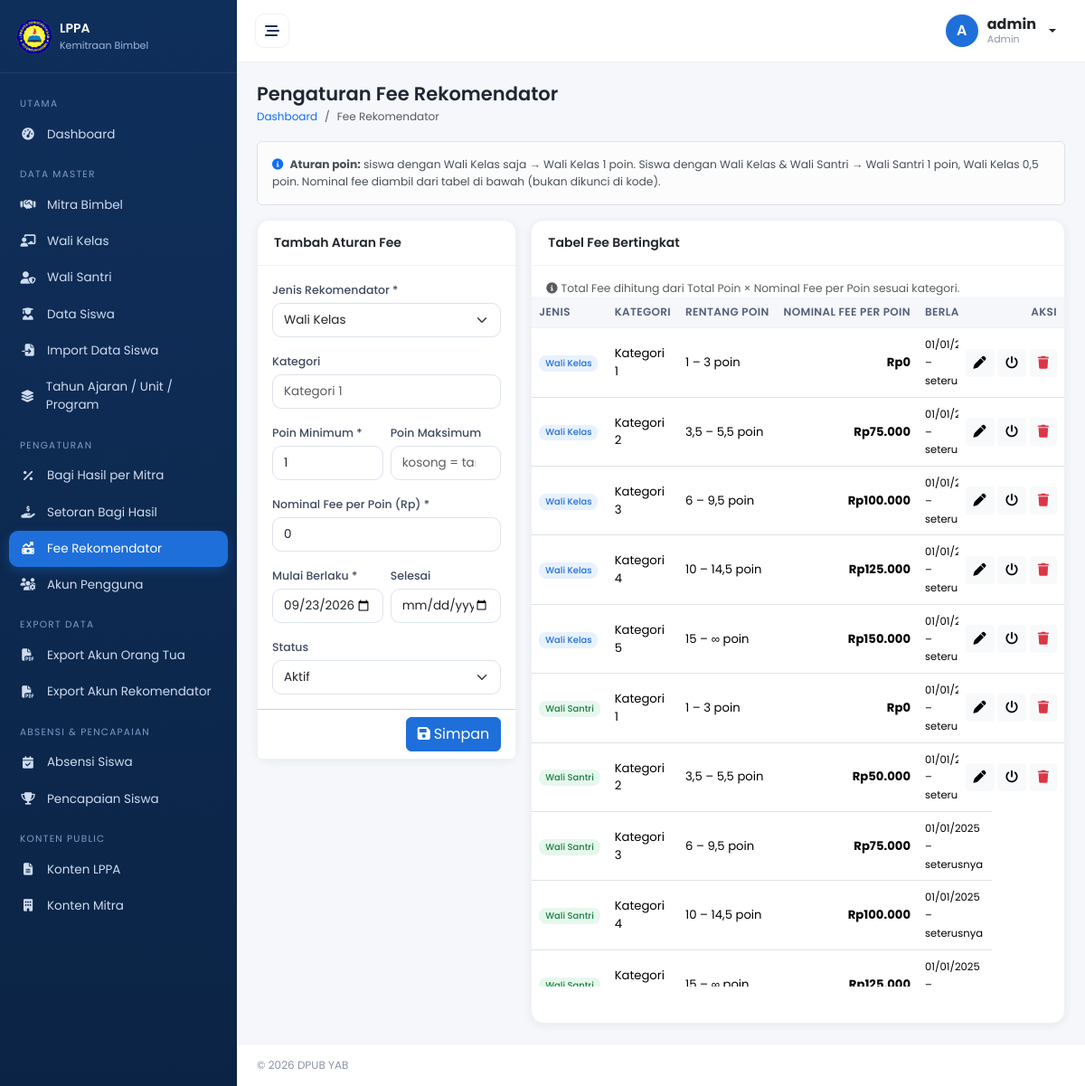
Screenshot of /admin/fee_rules.php (signed in) with the database file from the repository.
### tables this page shows
CREATE TABLE `fee_rules` (
  `id` int(11) NOT NULL,
  `academic_year_id` int(11) DEFAULT NULL,
  `jenis_rekomendator` enum('wali_kelas','wali_santri') NOT NULL,
  `kategori` varchar(60) DEFAULT NULL,
  `poin_minimum` decimal(6,1) NOT NULL,
  `poin_maksimum` decimal(6,1) DEFAULT NULL,
  `nominal_fee` decimal(14,2) NOT NULL DEFAULT 0.00,
  `tanggal_mulai` date NOT NULL,
  `tanggal_selesai` date DEFAULT NULL,
  `status` enum('aktif','nonaktif') NOT NULL DEFAULT 'aktif',
  `created_at` timestamp NOT NULL DEFAULT current_timestamp()
);

### config/database.php (called while the page is built, shortened)
<?php
function db(): PDO {
    static $pdo = null;
    if ($pdo === null) {
        $dsn = 'mysql:host=' . DB_HOST . ';dbname=' . DB_NAME . ';charset=' . DB_CHARSET;
        try {
            $pdo = new PDO($dsn, DB_USER, DB_PASS, [
                PDO::ATTR_ERRMODE            => PDO::ERRMODE_EXCEPTION,
                PDO::ATTR_DEFAULT_FETCH_MODE => PDO::FETCH_ASSOC,
                PDO::ATTR_EMULATE_PREPARES   => false,
            ]);
        } catch (PDOException $e) {
            die('Koneksi database gagal: ' . htmlspecialchars($e->getMessage()));
        }
    }
    return $pdo;
}

### admin/fee_rules.php (the view, shortened to what this page needs)
<?php
$row = null;
$list = db()->query('SELECT * FROM fee_rules ORDER BY jenis_rekomendator, poin_minimum')->fetchAll();
include __DIR__ . '/../includes/header.php';
?>
<div class="alert alert-light border small">
  <i class="fa-solid fa-circle-info me-1 text-primary"></i>
  <strong>Aturan poin:</strong> siswa dengan Wali Kelas saja &rarr; Wali Kelas 1 poin. Siswa dengan Wali Kelas &amp; Wali Santri &rarr; Wali Santri 1 poin, Wali Kelas 0,5 poin. Nominal fee diambil dari tabel di bawah (bukan dikunci di kode).
</div>
<div class="row g-3">
  <div class="col-lg-4"><form method="post" class="card"><?= csrf_field() ?>
    <div class="card-header"><?= $row ? 'Edit Aturan Fee' : 'Tambah Aturan Fee' ?></div>
    <div class="card-body">
      <div class="mb-3"><label class="form-label">Jenis Rekomendator *</label><select name="jenis_rekomendator" class="form-select">
        <option value="wali_kelas" <?= ($row['jenis_rekomendator'] ?? '') === 'wali_kelas' ? 'selected' : '' ?>>Wali Kelas</option>
        <option value="wali_santri" <?= ($row['jenis_rekomendator'] ?? '') === 'wali_santri' ? 'selected' : '' ?>>Wali Santri</option></select></div>
      <div class="mb-3"><label class="form-label">Kategori</label><input name="kategori" class="form-control" value="<?= e($row['kategori'] ?? '') ?>" placeholder="Kategori 1"></div>
      <div class="row g-2 mb-3">
        <div class="col-6"><label class="form-label">Poin Minimum *</label><input type="number" step="0.5" min="0" name="poin_minimum" class="form-control" required value="<?= e($row['poin_minimum'] ?? '1') ?>"></div>
        <div class="col-6"><label class="form-label">Poin Maksimum</label><input type="number" step="0.5" min="0" name="poin_maksimum" class="form-control" value="<?= e($row['poin_maksimum'] ?? '') ?>" placeholder="kosong = tanpa batas"></div>
      </div>
      <div class="mb-3"><label class="form-label">Nominal Fee per Poin (Rp) *</label><input type="number" min="0" step="1000" name="nominal_fee" class="form-control" required value="<?= e($row['nominal_fee'] ?? '0') ?>"></div>
      <div class="row g-2 mb-3">
        <div class="col-6"><label class="form-label">Mulai Berlaku *</label><input type="date" name="tanggal_mulai" class="form-control" required value="<?= e($row['tanggal_mulai'] ?? date('Y-m-d')) ?>"></div>
        <div class="col-6"><label class="form-label">Selesai</label><input type="date" name="tanggal_selesai" class="form-control" value="<?= e($row['tanggal_selesai'] ?? '') ?>"></div>
      </div>
      <div><label class="form-label">Status</label><select name="status" class="form-select">
        <option value="aktif" <?= ($row['status'] ?? 'aktif') === 'aktif' ? 'selected' : '' ?>>Aktif</option>
        <option value="nonaktif" <?= ($row['status'] ?? '') === 'nonaktif' ? 'selected' : '' ?>>Tidak Aktif</option></select></div>
    </div>
    <div class="card-footer bg-white text-end"><?php if ($row): ?><a href="fee_rules" class="btn btn-light">Batal</a><?php endif; ?>
      <button class="btn btn-primary"><i class="fa-solid fa-floppy-disk me-1"></i>Simpan</button></div>
  </form></div>
  <div class="col-lg-8"><div class="card"><div class="card-header">Tabel Fee Bertingkat</div>
    <div class="px-3 pt-3 small text-muted"><i class="fa-solid fa-circle-info me-1"></i>Total Fee dihitung dari Total Poin &times; Nominal Fee per Poin sesuai kategori.</div><div class="card-body p-0"><div class="table-responsive-wrapper mobile-table-wrapper">
    <table class="table table-hover align-middle"><thead><tr><th>Jenis</th><th>Kategori</th><th>Rentang Poin</th><th class="text-end">Nominal Fee per Poin</th><th>Berlaku</th><th>Status</th><th class="text-end">Aksi</th></tr></thead><tbody>
    <?php foreach ($list as $r): ?>
      <tr><td><span class="badge <?= $r['jenis_rekomendator'] === 'wali_kelas' ? 'bg-primary-soft' : 'bg-success-soft' ?>"><?= $r['jenis_rekomendator'] === 'wali_kelas' ? 'Wali Kelas' : 'Wali Santri' ?></span></td>
      <td><?= e($r['kategori'] ?: '-') ?></td>
      <td><?= poin_fmt($r['poin_minimum']) ?> &ndash; <?= $r['poin_maksimum'] !== null ? poin_fmt($r['poin_maksimum']) : '∞' ?> poin</td>
      <td class="text-end"><strong><?= rupiah($r['nominal_fee']) ?></strong></td>
      <td><small><?= tgl_id($r['tanggal_mulai']) ?> &ndash; <?= $r['tanggal_selesai'] ? tgl_id($r['tanggal_selesai']) : 'seterusnya' ?></small></td>
      <td><?= badge_status($r['status']) ?></td>
      <td class="text-end text-nowrap">
        <a class="btn btn-sm btn-light" href="?aksi=edit&id=<?= (int)$r['id'] ?>"><i class="fa-solid fa-pen"></i></a>
        <a class="btn btn-sm btn-light" href="?aksi=toggle&id=<?= (int)$r['id'] ?>"><i class="fa-solid fa-power-off"></i></a>
        <a class="btn btn-sm btn-light text-danger" href="?aksi=hapus&id=<?= (int)$r['id'] ?>" data-confirm="Hapus aturan fee ini?"><i class="fa-solid fa-trash"></i></a>
      </td></tr>
    <?php endforeach; ?>
    </tbody></table></div></div></div></div>
</div>
<?php include __DIR__ . '/../includes/footer.php'; ?>

### assets/css/style.css (style rules this page uses)
:root { --navy:#0f2f5b; --navy-700:#14406f; --blue:#1e6fd9; --blue-100:#e8f1fd; --gray-50:#f5f7fa; --gray-100:#eef1f6; --gray-400:#8a93a5; --text:#1f2734; --green:#16a34a; --amber:#d97706; --red:#dc2626; --radius:14px; --shadow:0 2px 10px rgba(15,47,91,.07); --sidebar-w:262px; }
* { box-sizing:border-box }
html,body { overflow-x:hidden }
body { margin:0;font-family:'Poppins',system-ui,sans-serif;background:var(--gray-50);color:var(--text);font-size:14px }
a { text-decoration:none }
.card { border:1px solid var(--gray-100);border-radius:var(--radius);box-shadow:var(--shadow) }
.card-header { background:#fff;border-bottom:1px solid var(--gray-100);font-weight:600;border-radius:var(--radius) var(--radius) 0 0!important;padding:14px 18px }
.table { font-size:13.2px;margin:0 }
.table>thead th { background:var(--gray-50);color:#54607a;font-weight:600;font-size:12px;text-transform:uppercase;letter-spacing:.03em;white-space:nowrap;border-bottom:1px solid var(--gray-100) }
.table>tbody td { vertical-align:middle }
.badge { font-weight:500;padding:.4em .7em;border-radius:8px }
.bg-success-soft { background:#e7f7ee;color:#15803d }
.bg-primary-soft { background:var(--blue-100);color:var(--blue) }
.btn-primary { background:var(--blue);border-color:var(--blue) }
.form-label { font-size:12.5px;font-weight:500;color:#3f4a5f;margin-bottom:4px }
.form-control,.form-select { border-radius:10px;border-color:#dde3ec;font-size:13.5px;padding:.5rem .75rem }
.table-responsive-wrapper { overflow-x:auto;-webkit-overflow-scrolling:touch;-ms-overflow-style:-ms-autohiding-scrollbar;max-width:100% }
.mobile-table-wrapper { padding-bottom:4px }
.table-responsive-wrapper>.table:not(.table-striped)>thead>tr>th:last-of-type, .table-responsive-wrapper>.table:not(.table-striped)>tbody>tr>td:last-of-type, .table-responsive-wrapper>.table:not(.table-striped)>tfoot>tr>th:last-of-type, .table-responsive-wrapper>.table:not(.table-striped)>tfoot>tr>td:last-of-type { position:sticky;right:0;z-index:2 }
.table-responsive-wrapper>.table:not(.table-striped)>thead>tr>th:last-of-type { background:var(--gray-50) }
.table-responsive-wrapper>.table:not(.table-striped)>tbody>tr>td:last-of-type, .table-responsive-wrapper>.table:not(.table-striped)>tfoot>tr>td:last-of-type { background:#fff;box-shadow:-8px 0 10px -6px rgba(15,47,91,.18) }
.table-responsive-wrapper>.table:not(.table-striped)>thead>tr>th:last-of-type, .table-responsive-wrapper>.table:not(.table-striped)>tfoot>tr>th:last-of-type { box-shadow:-8px 0 10px -6px rgba(15,47,91,.12) }

### rows the page displays
fee_rules: jenis_rekomendator "Wali Kelas", kategori "Kategori 1", poin_minimum "1", poin_maksimum "3", nominal_fee "Rp0", tanggal_mulai "01/01/2025", shows "seterusnya"
fee_rules: jenis_rekomendator "Wali Kelas", kategori "Kategori 2", poin_minimum "3,5", poin_maksimum "5,5", nominal_fee "Rp75.000", tanggal_mulai "01/01/2025", shows "seterusnya"
fee_rules: jenis_rekomendator "Wali Kelas", kategori "Kategori 3", poin_minimum "6", poin_maksimum "9,5", nominal_fee "Rp100.000", tanggal_mulai "01/01/2025", shows "seterusnya"
fee_rules: jenis_rekomendator "Wali Kelas", kategori "Kategori 4", poin_minimum "10", poin_maksimum "14,5", nominal_fee "Rp125.000", tanggal_mulai "01/01/2025", shows "seterusnya"
fee_rules: jenis_rekomendator "Wali Kelas", kategori "Kategori 5", poin_minimum "15", nominal_fee "Rp150.000", tanggal_mulai "01/01/2025", shows "seterusnya"
fee_rules: jenis_rekomendator "Wali Santri", kategori "Kategori 1", poin_minimum "1", poin_maksimum "3", nominal_fee "Rp0", tanggal_mulai "01/01/2025", shows "seterusnya"
fee_rules: jenis_rekomendator "Wali Santri", kategori "Kategori 2", poin_minimum "3,5", poin_maksimum "5,5", nominal_fee "Rp50.000", tanggal_mulai "01/01/2025", shows "seterusnya"
fee_rules: jenis_rekomendator "Wali Santri", kategori "Kategori 3", poin_minimum "6", poin_maksimum "9,5", nominal_fee "Rp75.000", tanggal_mulai "01/01/2025", shows "seterusnya"
fee_rules: jenis_rekomendator "Wali Santri", kategori "Kategori 4", poin_minimum "10", poin_maksimum "14,5", nominal_fee "Rp100.000", tanggal_mulai "01/01/2025", shows "seterusnya"
fee_rules: jenis_rekomendator "Wali Santri", kategori "Kategori 5", poin_minimum "15", nominal_fee "Rp125.000", tanggal_mulai "01/01/2025"

### other values shown
substr(user()['nama'] ?? 'U', 0, 1) "A"
user()['nama'] "admin"
str_replace('_', ' ', ucfirst(role())) "Admin"
$PAGE_TITLE "Pengaturan Fee Rekomendator"
$b['label'] "Dashboard"
$b['label'] "Fee Rekomendator"
COPYRIGHT_HOLDER "DPUB YAB"
